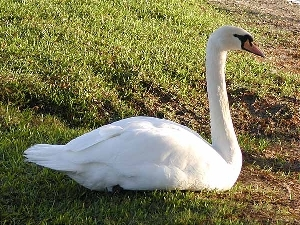
#> input picture ex10/source/grass2.jpg, 300 x 225 px
$ python k_means.py
#> lines starting #> are read from the running program, lines starting #| are printed output that depends on the picture; after the words box and inside, x2 and y2 are one past the last pixel; in counts of white or black regions, pixels touching at a corner belong together
import numpy as np
import matplotlib.pylab as plt
from sklearn.cluster import KMeans

def k_means_image(fname, n_clusters):
    '''Function which clusters the colors of an image.'''
#> called with fname = 'grass2.jpg', n_clusters = 2

    img = plt.imread(fname, n_clusters)
#> img is the input picture: shape (225, 300, 3); mean R, G, B 125.3, 121.9, 86.1
    img_flat = np.reshape(img, (-1, 3))
    # create a grid which indexes pixels
    img_grid = np.arange(img.shape[0] * img.shape[1]).reshape((img.shape[0],-1))

    # perform clustering in color space
    kmeans = KMeans(n_clusters=n_clusters, random_state=0).fit(img_flat)

    # assign each pixels to it's cluster
    img_centroids = np.reshape(kmeans.labels_, (img.shape[0], img.shape[1]))
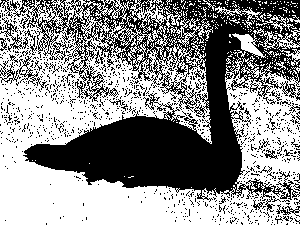
#> img_centroids: shape (225, 300) int32; values 0 (black) and 1 (white), 55.8% white; 972 black regions (949 under 20 px), largest, box (x1, y1, x2, y2) and area: (0, 0, 300, 212) 26039, (0, 56, 47, 90) 329, (0, 18, 29, 52) 209

    return kmeans, img_grid, img_centroids


if __name__ == '__main__':
    k, grid, labels = k_means_image('grass2.jpg', 2)
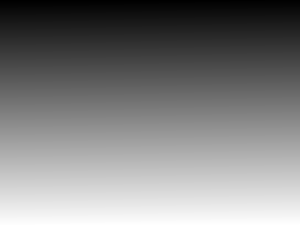
#> grid: shape (225, 300) int64; min 0, max 67499, mean 33749.5; drawn with min black and max white

    plt.figure()
    plt.imshow(labels)
    plt.title('2 clusters')
    plt.savefig('Figure_4.png')
